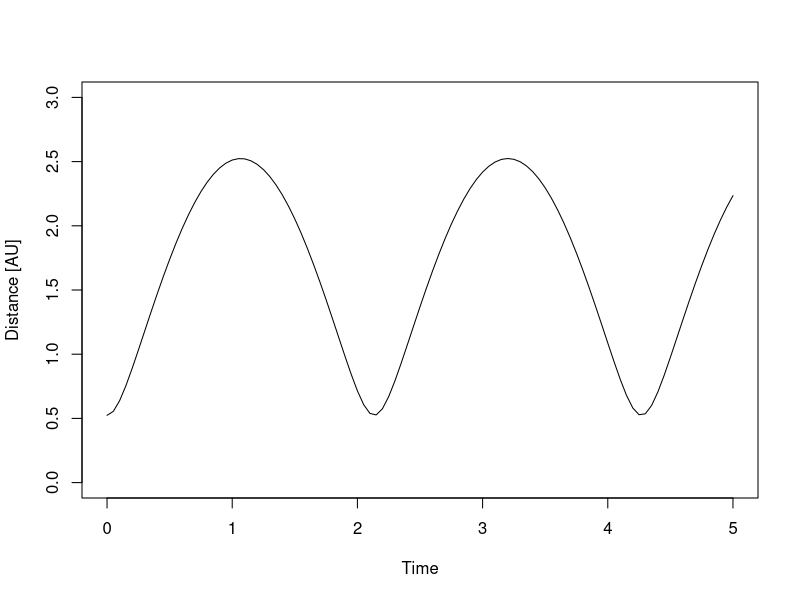
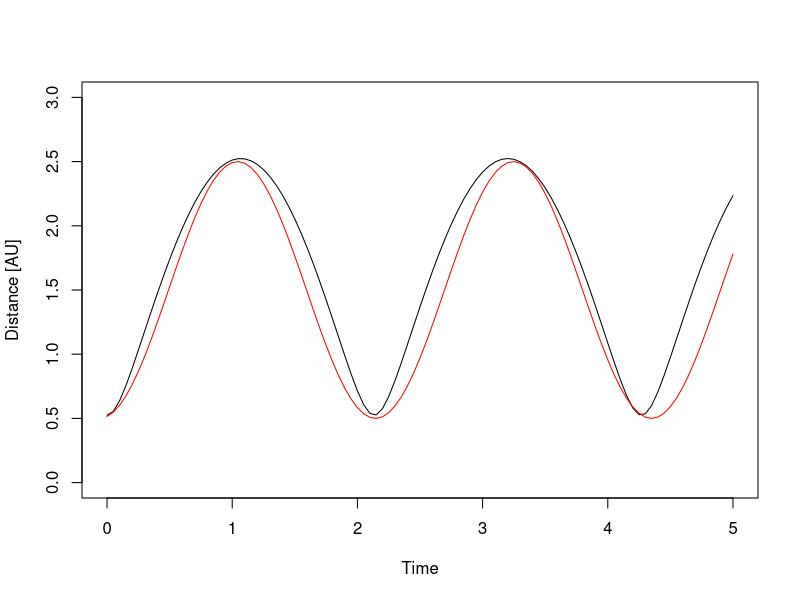
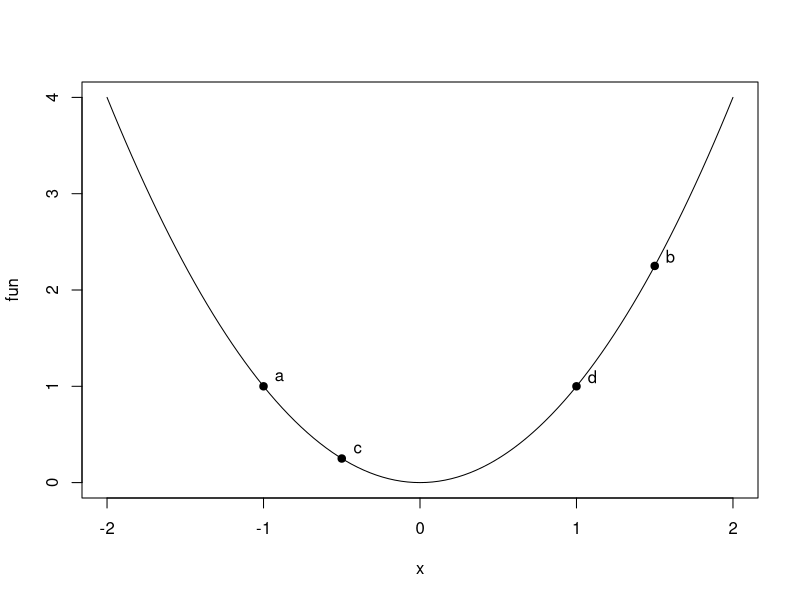
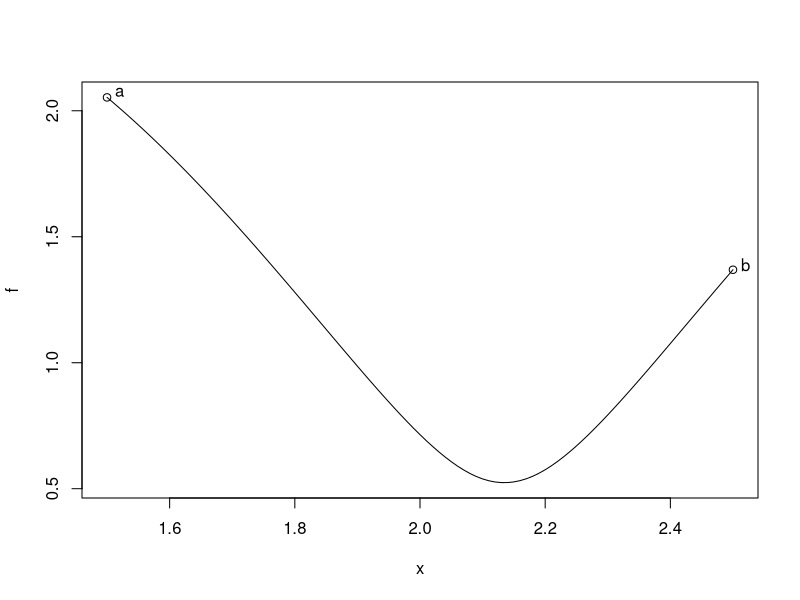
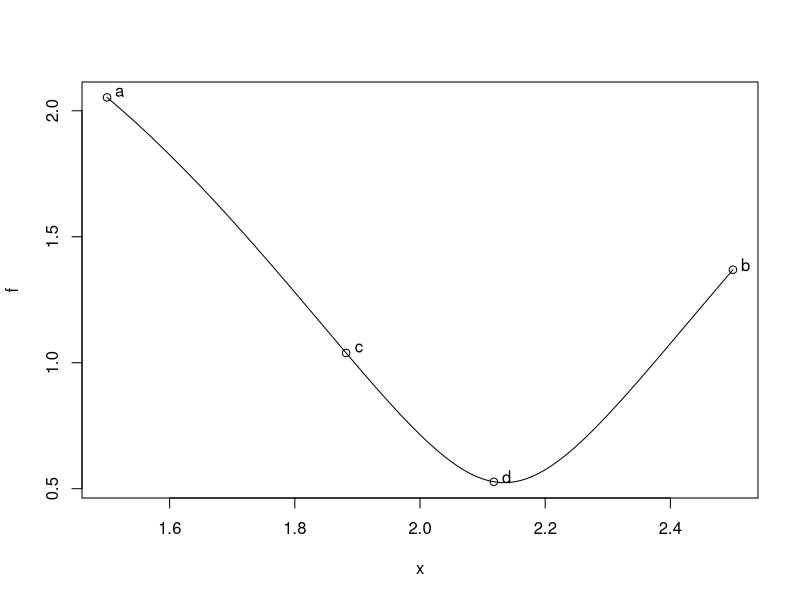
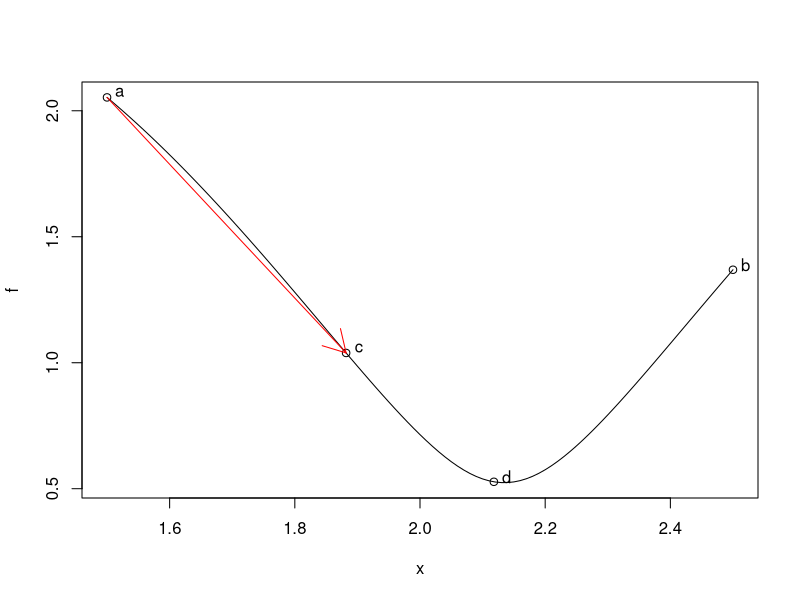
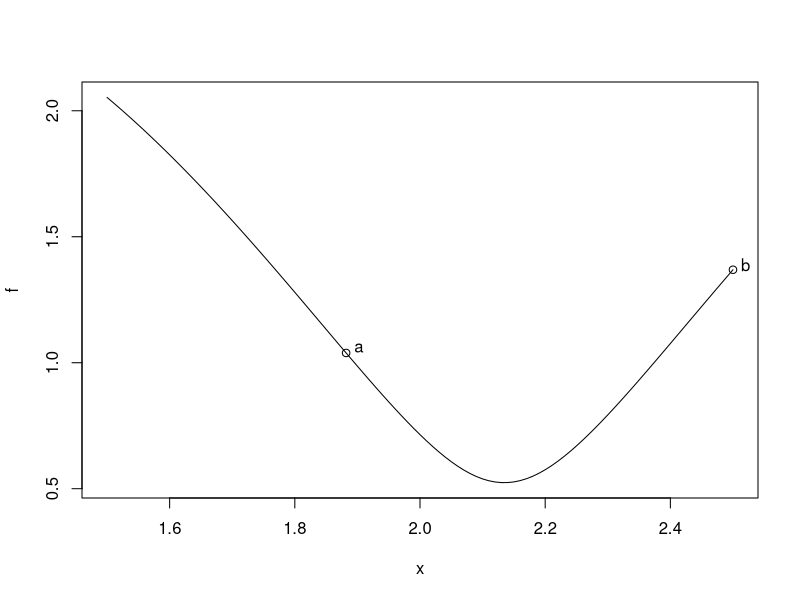
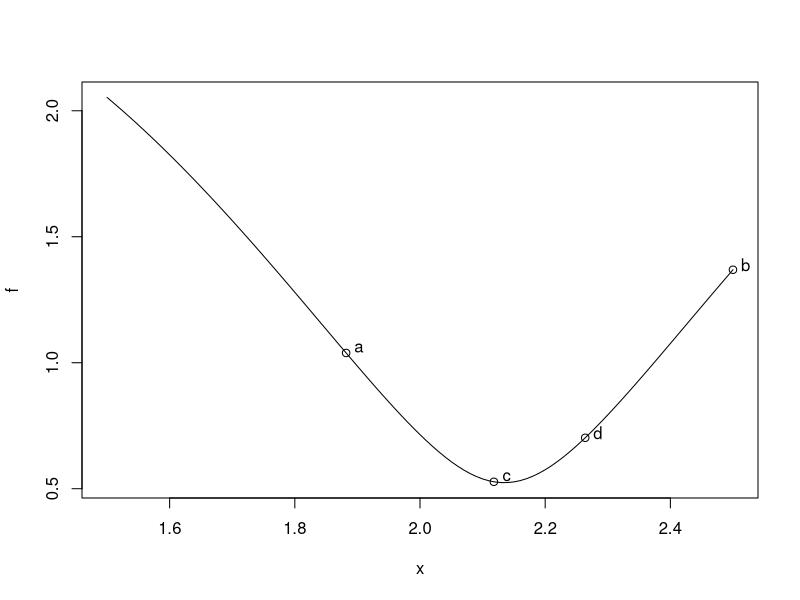

The R source for these figures, in order:
## ---- chunk 1
library(knitr)
hook_output <- knit_hooks$get("output")
knit_hooks$set(output = function(x, options) {
  lines <- options$output.lines
  if (is.null(lines)) {
    return(hook_output(x, options))  # pass to default hook
  }
  x <- unlist(strsplit(x, "\n"))
  more <- "..."
  if (length(lines)==1) {        # first n lines
    if (length(x) > lines) {
      # truncate the output, but add ....
      x <- c(head(x, lines), more)
    }
  } else {
    x <- c(more, x[lines], more)
  }                                                         
  # paste these lines together                              
  x <- paste(c(x, ""), collapse = "\n")                     
  hook_output(x, options)                                   
})                                                          
knitr::opts_chunk$set(echo = TRUE)                          
knitr::opts_chunk$set(cache = TRUE) 
knitr::opts_chunk$set(echo = TRUE, fig.align="center")
Sys.setlocale("LC_ALL", "Polish")
## ---- chunk 2
r = 1.524 # półoś wielka orbity Marsa w AU

earth <- function(t){ exp(2*pi*1i*t) }

mars <- function(t) { r*exp(2*pi*1i*(r**-1.5*t)) }
## ---- chunk 3
f <- function(x) { abs(mars(x) - earth(x)) }
## ---- chunk 4
plot(f, xlim = c(0, 5), ylim = c(0, 3), xlab = "Time", ylab = "Distance [AU]")
## ---- chunk 5
plot(f, xlim = c(0, 5), ylim = c(0, 3), xlab = "Time", ylab = "Distance [AU]")
plot(function(x) sin(2.85*x - 1.4) + 1.5, xlim = c(0, 5), ylim = c(0, 3), xlab = "Time", ylab = "Distance [AU]", add=TRUE, col="red")
## ---- chunk 6
# Obliczenie pierwszych 101 wyrazów ciągu fib
phil <- c(rep(0, 100))
phil[1:3] <- c(1,1,1)
for(i in c(3:length(phil))) {
  phil[i] = phil[i-1] + phil[i-2]}

phi <- function(i) {
  if(i <= 0) {return(0)}; # F(0) = 0
  # Obliczenie nowych elementów jeżeli wyjdziemy poza zakres
  if (i > length(phil)) { 
    len <- length(phil)
    phil <- c(phil, rep(0, i - len))
    for(j in c(len:length(phil))) {phil[j] = phil[j-1] 
      + phil[j-2]}
  }
  return(phil[i])
}
## ---- chunk 7
fun <- function(x){x^2}
plot(fun, -2, 2)
xp <- c(-1,-0.5, 1,1.5)
yp <- fun(xp)
points(xp, yp, pch=19)
text(xp+0.1,yp+0.1, c("a","c","d", "b"))
## ---- chunk 8
phi_k <- function(a, b, tol) {
  i <- 1
  L <- b - a
  while(phi(i) < L / tol) {i <- i+1}
  return(i + 1)
}
## ---- chunk 9
fib <- function(f, a, b, tol) {
  k <- phi_k(a, b, tol)
  for(i in c(0:(k-1))) {
      alpha <- phi(k-i-1)/phi(k-i)
      c <- b - alpha*(b - a)
      d <- a + b - c
      cat("iteracja=", i+1, "a=", a, "c=",c,"d=",d,"b=", 
          b , "alpha=", alpha,"\n",sep=" ")
      if( f(c) < f(d) ) {
        b <- d
      } else {
        a <- c
      }
  }
  return((a+b)/2)
}
## ---- chunk 10
fib_anim <- function(f, a, b, tol, max_iter) {
  k <- phi_k(a, b, tol)
  lower <- a
  upper <- b
  for(i in c(0: min((k-1), max_iter))) {
      alpha <- phi(k-i-1)/phi(k-i)
      # FITST PLOT 
      plot(f, xlim=c(lower, upper))
      points(xp <- c(a,b), yp <- f(xp))
      text(xp+0.02, yp+0.02, c("a", "b"))
      dev.print(png, paste("img/", 3*i + 1, ".png", sep=""), width = 400, height = 400)
      c <- b - alpha*(b - a)
      d <- a + b - c
      # SECOND PLOT 
      plot(f, xlim=c(lower, upper))
      points(xp <- c(a,b,c, d), yp <- f(xp))
      text(xp+0.02, yp+0.02, c("a", "b", "c", "d"))
      dev.print(png, paste("img/", 3*i + 2, ".png", sep=""), width = 400, height = 400)
      # THIRD PLOT 
      plot(f, xlim=c(lower, upper))
      points(xp <- c(a,b,c, d), yp <- f(xp))
      text(xp+0.02, yp+0.02, c("a", "b", "c", "d"))
      if( f(c) < f(d) ) {
        arrows(b, f(b), d, f(d), col="red")
        b <- d
      } else {
        arrows(a, f(a), c, f(c), col="red")
        a <- c
      }
      dev.print(png, paste("img/", 3*i + 3, ".png", sep=""), width = 400, height = 400) }
  return((a+b)/2)
}
fib_anim(f, 1.5, 2.5, 1e-3, 4)
## ---- chunk 11
fib(f, 1.5, 2.5, 1e-3)
## ---- chunk 12
x_min <- fib(f, 1.5, 2.5, 1e-3)
y_min <- f(x_min)
plot(f, xlim=c(1.5, 2.5))
points(x_min, y_min)
